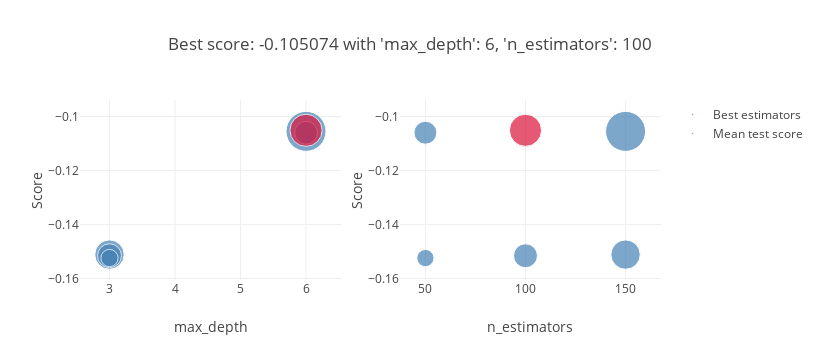

Notebook source saved alongside this figure:
### Code cell
cv_results = pd.DataFrame(grid_search.cv_results_).sort_values(by=['rank_test_score', 'mean_fit_time'])
detailed_results["RandomForest"] = cv_results.iloc[0]
plot_grid_search(grid_result)

### Figure 1 — Plotly figure (JSON) as saved in the notebook; plotly's stock layout.template omitted (floating-point values rounded to 4 significant figures)
{"data": [{"marker": {"color": "SteelBlue", "size": [3.124, 1.022, 1.685, 1.12, 0.5818], "sizemin": 4, "sizemode": "area", "sizeref": 0.003905}, "mode": "markers", "name": "Mean test score", "showlegend": true, "text": ["'max_depth': 6,<br /> 'n_estimators': 150", "'max_depth': 6,<br /> 'n_estimators': 50", "'max_depth': 3,<br /> 'n_estimators': 150", "'max_depth': 3,<br /> 'n_estimators': 100", "'max_depth': 3,<br /> 'n_estimators': 50"], "type": "scatter", "x": [6, 6, 3, 3, 3], "xaxis": "x", "y": [-0.1055, -0.106, -0.1511, -0.1516, -0.1524], "yaxis": "y"}, {"marker": {"color": "Crimson", "size": [2.02], "sizemin": 4, "sizemode": "area", "sizeref": 0.003905}, "mode": "markers", "name": "Best estimators", "showlegend": true, "text": ["{'max_depth': 6, 'n_estimators': 100}"], "type": "scatter", "x": [6], "xaxis": "x", "y": [-0.1051], "yaxis": "y"}, {"marker": {"color": "SteelBlue", "size": [3.124, 1.022, 1.685, 1.12, 0.5818], "sizemin": 4, "sizemode": "area", "sizeref": 0.003905}, "mode": "markers", "name": "Mean test score", "showlegend": false, "text": ["'max_depth': 6,<br /> 'n_estimators': 150", "'max_depth': 6,<br /> 'n_estimators': 50", "'max_depth': 3,<br /> 'n_estimators': 150", "'max_depth': 3,<br /> 'n_estimators': 100", "'max_depth': 3,<br /> 'n_estimators': 50"], "type": "scatter", "x": [150, 50, 150, 100, 50], "xaxis": "x2", "y": [-0.1055, -0.106, -0.1511, -0.1516, -0.1524], "yaxis": "y2"}, {"marker": {"color": "Crimson", "size": [2.02], "sizemin": 4, "sizemode": "area", "sizeref": 0.003905}, "mode": "markers", "name": "Best estimators", "showlegend": false, "text": ["{'max_depth': 6, 'n_estimators': 100}"], "type": "scatter", "x": [100], "xaxis": "x2", "y": [-0.1051], "yaxis": "y2"}], "layout": {"height": 360, "hovermode": "closest", "legend": {"traceorder": "reversed"}, "title": {"text": "Best score: -0.105074 with 'max_depth': 6, 'n_estimators': 100"}, "width": 820, "xaxis": {"anchor": "y", "domain": [0, 0.45], "title": {"text": "max_depth"}}, "xaxis2": {"anchor": "y2", "domain": [0.55, 1], "title": {"text": "n_estimators"}}, "yaxis": {"anchor": "x", "domain": [0, 1], "title": {"text": "Score"}}, "yaxis2": {"anchor": "x2", "domain": [0, 1], "title": {"text": "Score"}}}}
